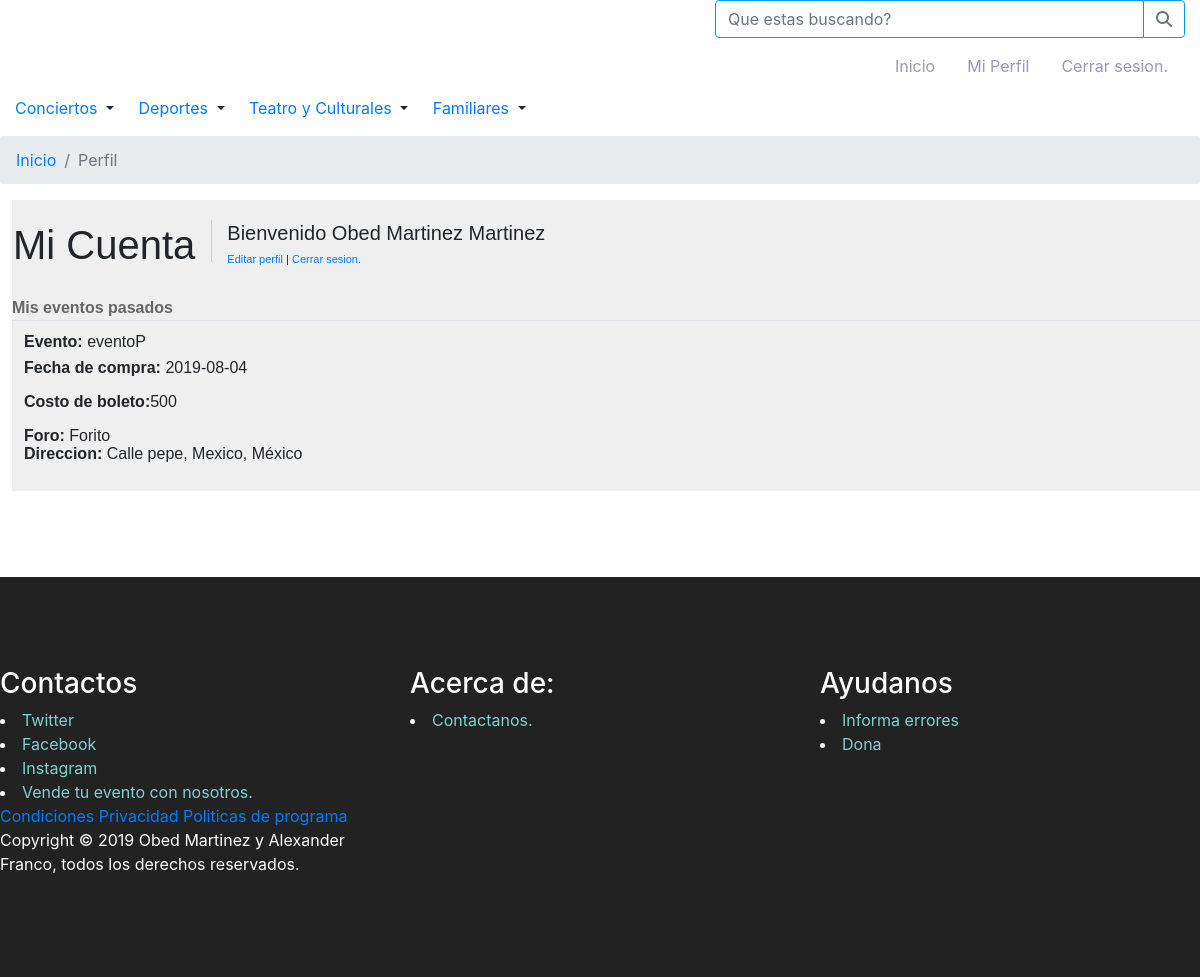
Page /Vistas/Perfiles/vistaPerfilUsuario.php (signed in) on the committed database.
### tables this page shows
CREATE TABLE `usuarios` (
  `id` int(11) NOT NULL,
  `nombre` varchar(50) NOT NULL,
  `apPaterno` varchar(50) DEFAULT NULL,
  `apMaterno` varchar(50) DEFAULT NULL,
  `correo` varchar(100) NOT NULL,
  `password` varchar(255) NOT NULL,
  `rol` int(11) NOT NULL COMMENT '0-Admin/1-Usuario/2-Vendedor'
);

### Phps/Eventos/Functions.php (called while the page is built, shortened)
<?php
function ciudadPais($id)
{
    switch ($id) {
        case 15:
            return "México";
            break;
    }
}
?>

### Vistas/Perfiles/vistaPerfilUsuario.php (the view, shortened to what this page needs)
<html>
<?php
if (isset($_SESSION["usuario"]) && $_SESSION["rol"] == 1){
require_once($_SERVER["DOCUMENT_ROOT"] . '/Plantillas/head.php');
?>
<body>
<?php
require_once($_SERVER["DOCUMENT_ROOT"] . '/Plantillas/header.php');
?>
<nav aria-label="breadcrumb" class="padBod" style="padding-bottom: 0px">
    <ol class="breadcrumb">
        <li class="breadcrumb-item"><a href="/index.php">Inicio</a></li>
        <li class="breadcrumb-item active" aria-current="page">Perfil</li>
    </ol>
</nav>
<div class="contenido">
    <?php
    $id = $_SESSION["usuario"];
    require_once($_SERVER["DOCUMENT_ROOT"] . '/Phps/dbConfig.php');
    require_once($_SERVER["DOCUMENT_ROOT"] . "/Phps/Eventos/Functions.php");
    $sql = "select nombre,apMaterno,apPaterno,correo from usuarios WHERE id='$id'";
    $usuario = $mysqli->query($sql);
    $sqlEvP = "SELECT
    boletoscomp.fechaCompra,
    boletos.costoB,
    eventosaceptados.nombreEv,
    eventosaceptados.fechaVenta,
    forosaceptados.nombreF,
    forosaceptados.direccionF,
    forosaceptados.ciudadF,
    forosaceptados.estadoF
FROM
    boletoscomp
INNER JOIN boletos ON boletoscomp.idBoletos = boletos.idBoletos
INNER JOIN eventosaceptados ON boletos.idEv = eventosaceptados.idEv
INNER JOIN forosaceptados ON eventosaceptados.idForo = forosaceptados.idF
WHERE
    idUsu = '$id'
    ORDER BY
    boletoscomp.idBC
DESC
    limit 5 ";
    $eventosP = $mysqli->query($sqlEvP);
    $eventosPA = [];
    foreach ($eventosP as $eventico) {
        $evento = [
            "fechaC" => $eventico["fechaCompra"],
            "costoB" => $eventico["costoB"],
            "nombreE" => $eventico["nombreEv"],
            "fechaV" => $eventico["fechaVenta"],
            "nombreF" => $eventico["nombreF"],
            "direccionF" => $eventico["direccionF"],
            "ciudadF" => $eventico["ciudadF"],
            "estadoF" => $eventico["estadoF"]
        ];
        array_push($eventosPA, $evento);
    }
    foreach ($usuario as $row) {
        ?>
        <table class="tablitainfo">
            <tr class="titulito">
                <td><h1 class="tituloPerfiles">Mi Cuenta</h1></td>
                <td class="separador">
                    <h5>Bienvenido <?php echo $row["nombre"] . " " . $row["apMaterno"] . " " . $row["apPaterno"]; ?>
                    </h5>
                    <a href="/Vistas/Perfiles/editarPerfil.php">Editar perfil</a>
                    |
                    <a href="/Phps/Eventos/cerrarSesion.php">Cerrar sesion.</a>
                </td>
            </tr>
        </table>
    <?php } ?>
    <div>
        <div>
            <div><strong>Mis eventos pasados</strong>
                <?php
                if (!empty($eventosPA)) {
                    ?>
                    <table class="table tablitaIndx table-hover">
                        <?php
                        foreach ($eventosPA as $evento) {
                            ?>
                            <tr>
                                <td>
                                    <div>
                                        <label><strong>Evento:</strong> <?php echo $evento["nombreE"]; ?></label>
                                        <p><strong>Fecha de compra:</strong> <?php echo $evento["fechaC"]; ?></p>
                                        <p><strong>Costo de boleto:</strong><?php echo $evento["costoB"] ?></p>
                                        <address>
                                            <strong>Foro:</strong> <?php echo $evento["nombreF"]; ?>
                                            <br>
                                            <strong>Direccion:</strong>
                                            <?php echo $evento["direccionF"] . ', ' . $evento["ciudadF"] . ', ' . ciudadPais($evento["estadoF"]); ?>
                                        </address>
                                    </div>
                                </td>
                            </tr>
                            <?php
                        }
                        ?>
                    </table>
                    <?php
                } else {
                    echo "No has asistido a algún evento.";
                }
                ?>
            </div>
        </div>
    </div>
</div>
<?php
require_once($_SERVER["DOCUMENT_ROOT"] . '/Plantillas/footer.php');
?>
</body>
</html>
<?php
} else {
    header('location:/index.php');
}
?>

### Css/estilos.css (style rules this page uses)
.tituloPerfiles { float: left; height: 46px; }
.separador { float: left; border-left: 1px solid #ccc; margin-left: 15px; padding-left: 15px; font-size: 11px; height: 42px; }
.tablitainfo { margin-bottom: 20px; }
.padBod { padding-bottom: 40px; }
.contenido { margin-left: 1%; padding: 0; font-family: Helvetica, Arial, sans-serif; color: #666; background: #EFEFEF; font-size: 1em; line-height: 1.5em; padding-top: 20px; }
.tablitaIndx { width: 100%; }

### rows in the picture
usuarios: nombre "Obed", apMaterno "Martinez", apPaterno "Martinez"

### other values in the picture
$evento["nombreE"] "eventoP"
$evento["fechaC"] "2019-08-04"
$evento["costoB"] "500"
$evento["nombreF"] "Forito"
$evento["direccionF"] "Calle pepe"
$evento["ciudadF"] "Mexico"
ciudadPais($evento["estadoF"]) "México"
